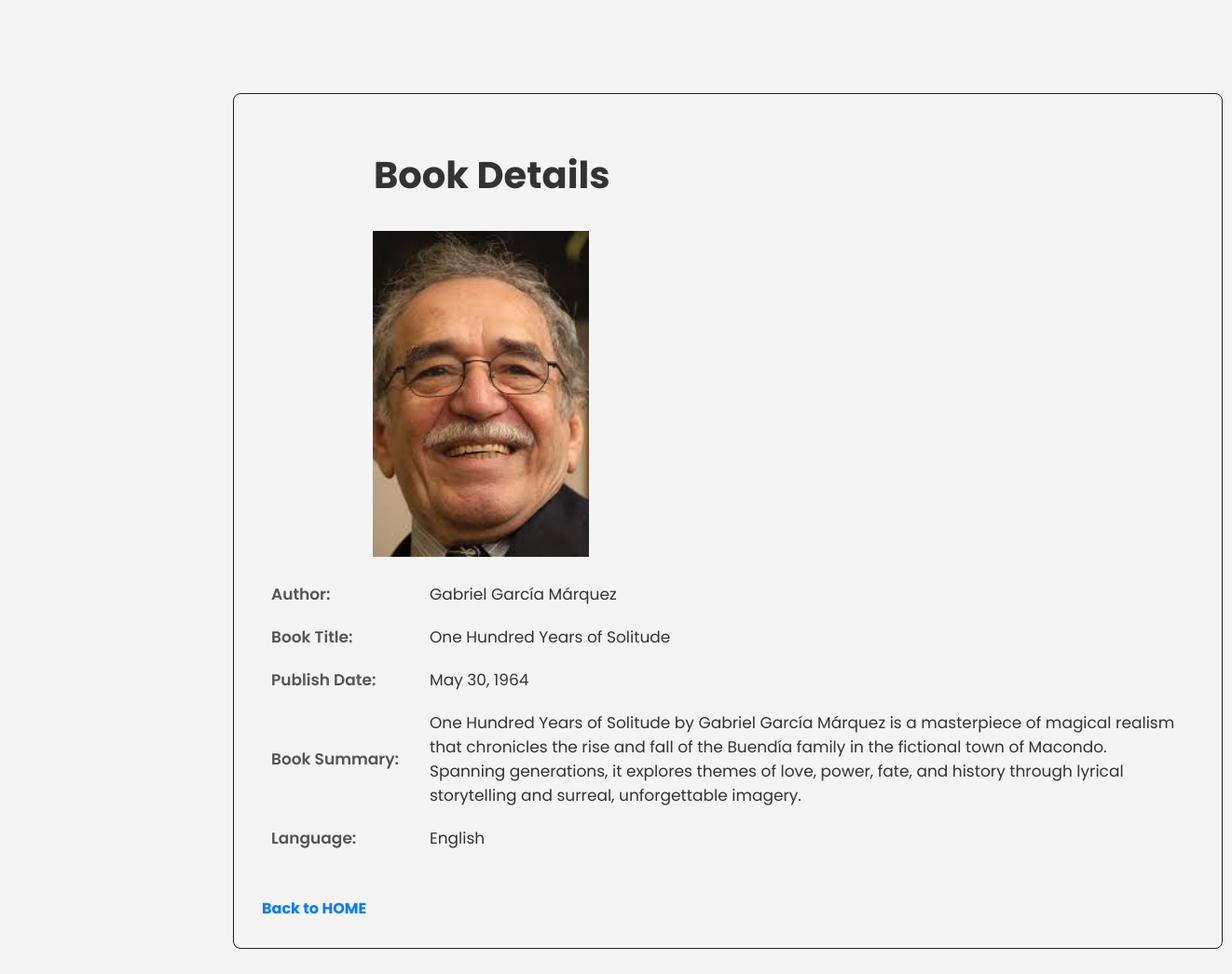
Screenshot of /Details/1 with the database file from the repository.
### web/models.py (models this page shows, shortened)
class Book(models.Model):
    title = models.CharField(max_length=100)
    author = models.ForeignKey(Author, on_delete=models.CASCADE, null = True, blank=True)
    publish_date = models.DateField(null=True, blank=True)
    summary = models.TextField(null=True, blank=True)
    page_count = models.PositiveIntegerField(null=True, blank=True)
    language = models.CharField(max_length=50, default="English")
    available = models.BooleanField(default=True)

class Author(models.Model):
    name = models.CharField(max_length=100)
    date_of_birth = models.DateField(null=True, blank=True)
    nationality = models.CharField(max_length=100, null=True, blank=True)
    biography = models.TextField(null=True, blank=True)
    image = models.ImageField(upload_to = 'author_image', null=True, blank = True)

### web/views.py (the view)
# urls.py: path('Details/<int:id>', views.detail),
def detail(request,id):
    book = Book.objects.get(id=id)
    context ={
        'book' : book
    }
    return render(request,"Details.html",context=context)

### template/Details.html (shortened to what this page needs)
<!DOCTYPE html>
<html lang="en">
<head>
    {% load static %}
</head>
<body>
    <div class="container">
        <h1>Book Details</h1>
        <img src="{{book.author.image.url}}" alt="profile picture" width="20%">
        <table>
            <tbody>
                <tr>
                    <td>Author:</td>
                    <td>{{ book.author.name }}</td>
                </tr>
                <tr>
                    <td>Book Title:</td>
                    <td>{{book.title}}</td>
                </tr>
                <tr>
                    <td>Publish Date:</td>
                    <td>{{ book.publish_date }}</td>
                </tr>
                <tr>
                    <td>Book Summary:</td>
                    <td>{{ book.summary }}</td>
                </tr>
                <tr>
                    <td>Language:</td>
                    <td>{{ book.language }}</td>
                </tr>
            </tbody>
        </table>
        <a href="/">Back to HOME</a>
    </div>
</body>
</html>

### template/Details.html (style rules this page uses)
body { font-family: "Poppins", serif; background-color: #f4f4f4; margin: 0; padding: 0; height: 150vh; }
.container { padding: 30px; border: 1px solid #231f1f; margin-left: 250px; border-radius: 8px; width: 120%; margin-top: 100px; max-width: 1000px; }
h1 { font-size: 2.5rem; margin-left: 120px; color: #333; margin-bottom: 20px; }
img { width: 450px; height: 350px; object-fit: contain; padding: 10px; }
table { width: 100%; border-collapse: collapse; margin-bottom: 20px; }
td { font-size: 17px; margin-left: 300px; padding: 10px; }
td:nth-child(1) { font-weight: 600; width: 150px; color: #555; }
td:nth-child(2) { color: #333; }
a { display: inline-block; margin-top: 20px; text-decoration: none; color: #007BFF; font-weight: bold; text-align: center; }

### rows the page displays
Book: author.image (picture), author.name "Gabriel García Márquez", title "One Hundred Years of Solitude", publish_date "May 30, 1964", summary "One Hundred Years of Solitude by Gabriel García Márquez is a masterpiece of magical realism that chronicles the rise and fall of the Buendía family in the fictional town of Macondo. Spanning generations, it explores themes of love, power, fate, and history through lyrical storytelling and surreal, unforgettable imagery.", language "English"
